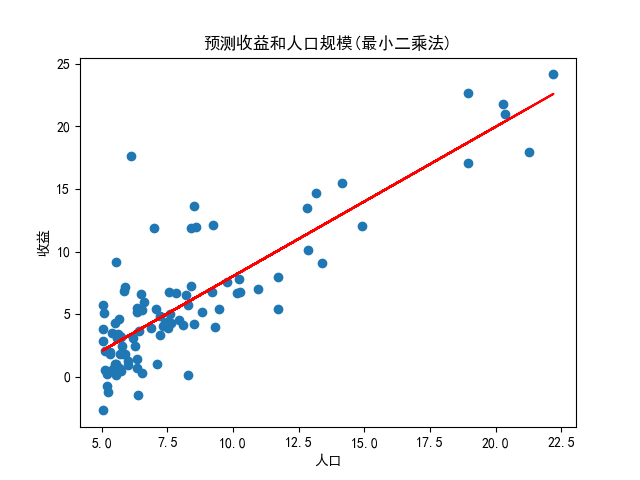

Here is the Python script that generated this plot:
import sys
sys.path.append("D:\python\lib\site-packages")
import pandas as pd
import numpy as np
import matplotlib.pyplot as plt
from matplotlib import rcParams  ## run command settings for plotting

config = {
    "mathtext.fontset":'stix',
    "font.family":'serif',
    "font.serif": ['SimHei'],
    "font.size": 10,   # 字号，大家自行调节
    'axes.unicode_minus': False # 处理负号，即-号
}
rcParams.update(config)  ## 设置画图的一些参数
# 读取数据
path = 'C:\\Users\\86178\\Documents\\Tencent Files\\3061593833\\FileRecv\\regress_data1.csv'
data = pd.read_csv(path)
X_data = data.iloc[:, :-1]  # 特征数据
y_data = data.iloc[:, -1]   # 目标数据

# 添加偏置列
X_data.insert(0, 'Ones', 1)

# 转换为numpy数组
X = X_data.values
y = y_data.values.reshape(-1, 1)

# 最小二乘法求解线性回归模型
theta_best = np.linalg.inv(X.T.dot(X)).dot(X.T).dot(y)

# 预测值
y_pred = X.dot(theta_best)

# 绘制数据散点图和拟合直线
plt.scatter(X_data['人口'], y_data)
plt.plot(X_data['人口'], y_pred, color='red')
plt.xlabel('人口')
plt.ylabel('收益')
plt.title('预测收益和人口规模(最小二乘法)')
plt.show()
